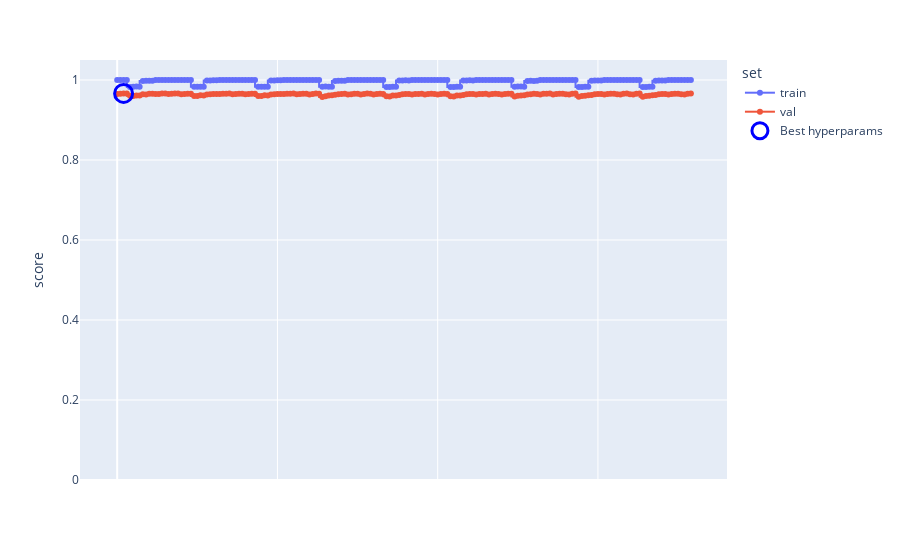

Notebook code cell kept with this figure:
### Markdown cell above
## Addestramento Random Forest con dati log-trasformati

Qui invece addestriamo la RF usando dati log-trasformati, usando il preprocessor inizializzato prima

### Code cell
pipe_rf_log = Pipeline([
    ('preprocessor',preprocessor),
    ('rf', RandomForestClassifier(random_state=42))
])

param_grid_rf_log = {
    'rf__n_estimators': [50, 100, 200,500],
    'rf__max_depth': [None, 10, 15, 20,50],
    'rf__criterion': ['gini', 'entropy', 'log_loss'],
    'rf__class_weight': [None,'balanced','balanced_subsample']
}
mean_train_scores, mean_test_scores, params, best_rf_log = iperparametri_ott_pipe(pipe_rf_log, param_grid_rf_log, X_train, y_train)
plot_hyperp(mean_train_scores, mean_test_scores, params)

clf  = best_rf_log.named_steps['rf']
print(f"Best pipeline\n\tn_estimators: {clf.n_estimators}\n\tmax_depth: {clf.max_depth}\
      \n\tcriterion: {clf.criterion}\n\tclass_weight: {clf.class_weight}\n")

### Figure 1 — Plotly figure (JSON) as saved in the notebook; plotly's stock layout.template omitted (floating-point values rounded to 4 significant figures; data arrays with more than 128 entries replaced by an {"elided": "..."} marker saying what was removed)
{"data": [{"customdata": {"elided": "180x1 str values"}, "hovertemplate": "set=train<br>score=%{y}<br>hyperparams=%{customdata[0]}<extra></extra>", "legendgroup": "train", "line": {"color": "#636efa", "dash": "solid", "shape": "vh"}, "marker": {"symbol": "circle"}, "mode": "markers+lines", "name": "train", "orientation": "v", "showlegend": true, "type": "scatter", "x": {"elided": "180 int values"}, "xaxis": "x", "y": {"elided": "180 float values"}, "yaxis": "y"}, {"customdata": {"elided": "180x1 str values"}, "hovertemplate": "set=val<br>score=%{y}<br>hyperparams=%{customdata[0]}<extra></extra>", "legendgroup": "val", "line": {"color": "#EF553B", "dash": "solid", "shape": "vh"}, "marker": {"symbol": "circle"}, "mode": "markers+lines", "name": "val", "orientation": "v", "showlegend": true, "type": "scatter", "x": {"elided": "180 int values"}, "xaxis": "x", "y": {"elided": "180 float values"}, "yaxis": "y"}, {"marker": {"color": "blue", "line": {"color": "blue", "width": 3}, "size": 18, "symbol": "circle-open"}, "mode": "markers", "name": "Best hyperparams", "type": "scatter", "x": [2], "y": [0.9665]}], "layout": {"legend": {"title": {"text": "set"}, "tracegroupgap": 0}, "margin": {"t": 60}, "xaxis": {"anchor": "y", "domain": [0, 1], "showticklabels": false, "title": {"text": ""}}, "yaxis": {"anchor": "x", "domain": [0, 1], "range": [0, 1.05], "title": {"text": "score"}}}}
